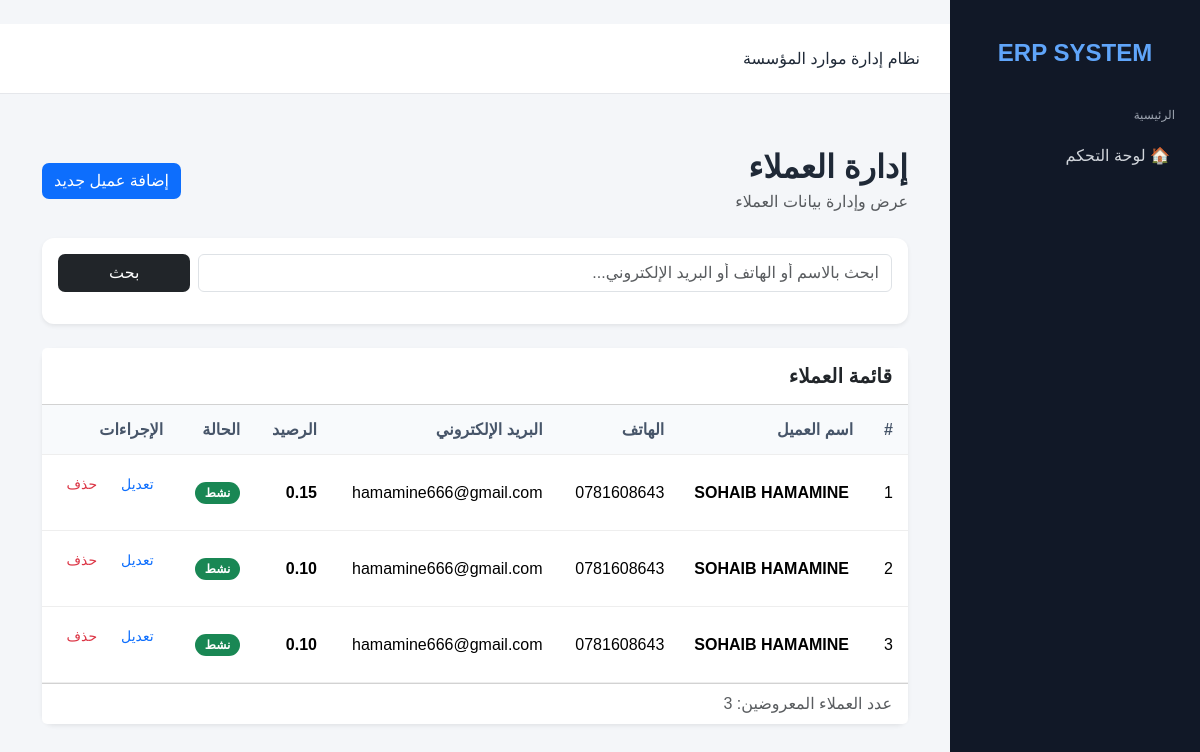
The app's page /customers/ with its own data.
### customers/models.py (models this page shows, shortened)
class Customer(models.Model):
    name = models.CharField(
        max_length=200,
        verbose_name="اسم العميل"
    )
    phone = models.CharField(
        max_length=30,
        blank=True,
        verbose_name="الهاتف"
    )
    email = models.EmailField(
        blank=True,
        verbose_name="البريد الإلكتروني"
    )
    address = models.TextField(
        blank=True,
        verbose_name="العنوان"
    )
    notes = models.TextField(
        blank=True,
        verbose_name="ملاحظات"
    )
    balance = models.DecimalField(
        max_digits=12,
        decimal_places=2,
        default=0,
        verbose_name="الرصيد"
    )
    is_active = models.BooleanField(
        default=True,
        verbose_name="نشط"
    )
    created_at = models.DateTimeField(
        auto_now_add=True
    )
    updated_at = models.DateTimeField(
        auto_now=True
    )
    class Meta:
        verbose_name = "عميل"
        verbose_name_plural = "العملاء"
        ordering = ["name"]

### customers/views.py (the view)
def customer_list(request):
    customers = Customer.objects.all()
    search = request.GET.get("search", "").strip()
    if search:
        customers = customers.filter(
            models.Q(name__icontains=search)
            | models.Q(phone__icontains=search)
            | models.Q(email__icontains=search)
        )
    context = {
        "customers": customers,
        "search": search,
    }
    return render(request, "customers/list.html", context)

### templates/customers/list.html (shortened to what this page needs)
{% extends "base.html" %}
{% block content %}
<div class="container py-4" dir="rtl">
    <div class="d-flex justify-content-between align-items-center mb-4 flex-wrap gap-3">
        <div>
            <h2 class="fw-bold mb-1">إدارة العملاء</h2>
            <p class="text-muted mb-0">عرض وإدارة بيانات العملاء</p>
        </div>
       <button
    type="button"
    class="btn btn-primary"
    data-bs-toggle="modal"
    data-bs-target="#addCustomerModal"
>
    إضافة عميل جديد
</button>
    </div>
    <div class="card shadow-sm border-0 mb-4">
        <div class="card-body">
            <form method="get" class="row g-2">
                <div class="col-md-10">
                    <input
                        type="text"
                        name="search"
                        class="form-control"
                        placeholder="ابحث بالاسم أو الهاتف أو البريد الإلكتروني..."
                        value="{{ search }}"
                    >
                </div>
                <div class="col-md-2 d-grid">
                    <button type="submit" class="btn btn-dark">
                        بحث
                    </button>
                </div>
            </form>
        </div>
    </div>
    <div class="card shadow-sm border-0">
        <div class="card-header bg-white py-3">
            <h5 class="mb-0 fw-bold">قائمة العملاء</h5>
        </div>
        <div class="card-body p-0">
            <div class="table-responsive">
                <table class="table table-hover align-middle text-center mb-0">
                    <thead class="table-light">
                        <tr>
                            <th>#</th>
                            <th>اسم العميل</th>
                            <th>الهاتف</th>
                            <th>البريد الإلكتروني</th>
                            <th>الرصيد</th>
                            <th>الحالة</th>
                            <th>الإجراءات</th>
                        </tr>
                    </thead>
                    <tbody>
                        {% for customer in customers %}
                        <tr>
                            <td>{{ forloop.counter }}</td>
                            <td class="fw-semibold text-end">
                                {{ customer.name }}
                            </td>
                            <td>
                                {{ customer.phone|default:"—" }}
                            </td>
                            <td>
                                {{ customer.email|default:"—" }}
                            </td>
                            <td class="fw-bold">
                                {{ customer.balance|floatformat:2 }}
                            </td>
                            <td>
                                {% if customer.is_active %}
                                    <span class="badge bg-success">
                                        نشط
                                    </span>
                                {% else %}
                                    <span class="badge bg-secondary">
                                        غير نشط
                                    </span>
                                {% endif %}
                            </td>
                            <td>
                                <div class="d-flex justify-content-center gap-2">
                                    <a
                                        href="{% url 'customers:edit' customer.pk %}"
                                        class="btn btn-sm btn-outline-primary"
                                        title="تعديل"
                                    >
                                        تعديل
                                    </a>
                                    <form
                                        method="post"
                                        action="{% url 'customers:delete' customer.pk %}"
                                        onsubmit="return confirm('هل أنت متأكد من حذف هذا العميل؟');"
                                    >
                                        <button
                                            type="submit"
                                            class="btn btn-sm btn-outline-danger"
                                        >
                                            حذف
                                        </button>
                                    </form>
                                </div>
                            </td>
                        </tr>
                        {% endfor %}
                    </tbody>
                </table>
            </div>
        </div>
        <div class="card-footer bg-white text-muted">
            عدد العملاء المعروضين: {{ customers|length }}
        </div>
    </div>
</div>
{% endblock %}

### templates/base.html (shortened to what this page needs)
<!DOCTYPE html>
<html lang="ar" dir="rtl">
<head>
    <link
        href="https://cdn.jsdelivr.net/npm/bootstrap@5.3.3/dist/css/bootstrap.rtl.min.css"
        rel="stylesheet">
</head>
<body>
<div class="layout">
    <aside class="sidebar">
        <div class="logo">
            ERP SYSTEM
        </div>
        <div class="menu">
            <div class="menu-title">الرئيسية</div>
            <a href="/">🏠 لوحة التحكم</a>
        </div>
    </aside>
    <main class="main">
        <header class="topbar">
            <div>
                نظام إدارة موارد المؤسسة
            </div>
        </header>
        <section class="content">
            {% block content %}
            {% endblock %}
        </section>
    </main>
</div>
</body>
</html>

### templates/base.html (style rules this page uses)
* { box-sizing: border-box; }
body { margin: 0; font-family: Tahoma, Arial, sans-serif; background: #f4f6f9; color: #1f2937; }
.layout { display: flex; min-height: 100vh; }
.sidebar { width: 250px; background: #111827; color: white; padding: 20px 15px; position: fixed; right: 0; top: 0; bottom: 0; overflow-y: auto; z-index: 100; }
.logo { font-size: 24px; font-weight: bold; text-align: center; padding: 15px; margin-bottom: 20px; color: #60a5fa; }
.menu-title { font-size: 12px; color: #9ca3af; margin: 20px 10px 8px; }
.menu a { display: block; padding: 12px 15px; margin-bottom: 5px; border-radius: 8px; color: #d1d5db; text-decoration: none; transition: .2s; }
.main { margin-right: 250px; width: calc(100% - 250px); min-width: 0; }
.topbar { min-height: 70px; background: white; display: flex; align-items: center; justify-content: space-between; gap: 15px; padding: 12px 30px; border-bottom: 1px solid #e5e7eb; }
.content { padding: 30px; min-width: 0; }
.btn { border: none; border-radius: 7px; cursor: pointer; text-decoration: none; }
.content .card { background: white; border-radius: 12px; box-shadow: 0 2px 10px rgba(0, 0, 0, .05); }
.content table { width: 100%; border-collapse: collapse; background: white; }
.content th, .content td { padding: 15px; border-bottom: 1px solid #eee; text-align: right; }
.content th { background: #f8fafc; color: #475569; }
.badge { padding: 5px 10px; border-radius: 20px; font-size: 12px; }

### records on screen
Customer: name "SOHAIB HAMAMINE", phone "0781608643", email "hamamine666@gmail.com", balance "0.15", is_active "نشط"
Customer: name "SOHAIB HAMAMINE", phone "0781608643", email "hamamine666@gmail.com", balance "0.10", is_active "نشط"
Customer: name "SOHAIB HAMAMINE", phone "0781608643", email "hamamine666@gmail.com", balance "0.10", is_active "نشط"

### other values on screen
{{ customers|length }} "3"
